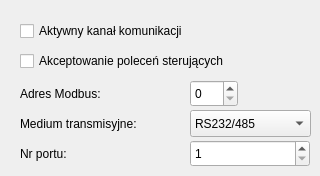
      <widget class="QWidget" name="tab_8">
       <attribute name="title">
        <string>Modbus slave</string>
       </attribute>
       <widget class="QCheckBox" name="modbusSlaveActiveChk">
        <property name="geometry">
         <rect>
          <x>20</x>
          <y>20</y>
          <width>210</width>
          <height>22</height>
         </rect>
        </property>
        <property name="text">
         <string>Aktywny kanał komunikacji</string>
        </property>
       </widget>
       <widget class="QLabel" name="label_74">
        <property name="geometry">
         <rect>
          <x>20</x>
          <y>85</y>
          <width>110</width>
          <height>17</height>
         </rect>
        </property>
        <property name="text">
         <string>Adres Modbus:</string>
        </property>
       </widget>
       <widget class="QSpinBox" name="modbusSlaveAddr">
        <property name="geometry">
         <rect>
          <x>190</x>
          <y>80</y>
          <width>48</width>
          <height>27</height>
         </rect>
        </property>
        <property name="maximum">
         <number>255</number>
        </property>
       </widget>
       <widget class="QLabel" name="label_75">
        <property name="geometry">
         <rect>
          <x>20</x>
          <y>115</y>
          <width>150</width>
          <height>17</height>
         </rect>
        </property>
        <property name="text">
         <string>Medium transmisyjne:</string>
        </property>
       </widget>
       <widget class="QLabel" name="label_76">
        <property name="geometry">
         <rect>
          <x>20</x>
          <y>145</y>
          <width>70</width>
          <height>17</height>
         </rect>
        </property>
        <property name="text">
         <string>Nr portu:</string>
        </property>
       </widget>
       <widget class="QCheckBox" name="modbusSlaveAcceptCmdChk">
        <property name="geometry">
         <rect>
          <x>20</x>
          <y>50</y>
          <width>260</width>
          <height>22</height>
         </rect>
        </property>
        <property name="text">
         <string>Akceptowanie poleceń sterujących</string>
        </property>
       </widget>
       <widget class="QComboBox" name="modbusSlaveMediumCmb">
        <property name="geometry">
         <rect>
          <x>190</x>
          <y>110</y>
          <width>121</width>
          <height>27</height>
         </rect>
        </property>
        <item>
         <property name="text">
          <string>RS232/485</string>
         </property>
        </item>
        <item>
         <property name="text">
          <string>Ethernet</string>
         </property>
        </item>
       </widget>
       <widget class="QSpinBox" name="modbusSlavePort">
        <property name="geometry">
         <rect>
          <x>190</x>
          <y>140</y>
          <width>120</width>
          <height>27</height>
         </rect>
        </property>
        <property name="minimum">
         <number>1</number>
        </property>
        <property name="maximum">
         <number>6</number>
        </property>
       </widget>
      </widget>
